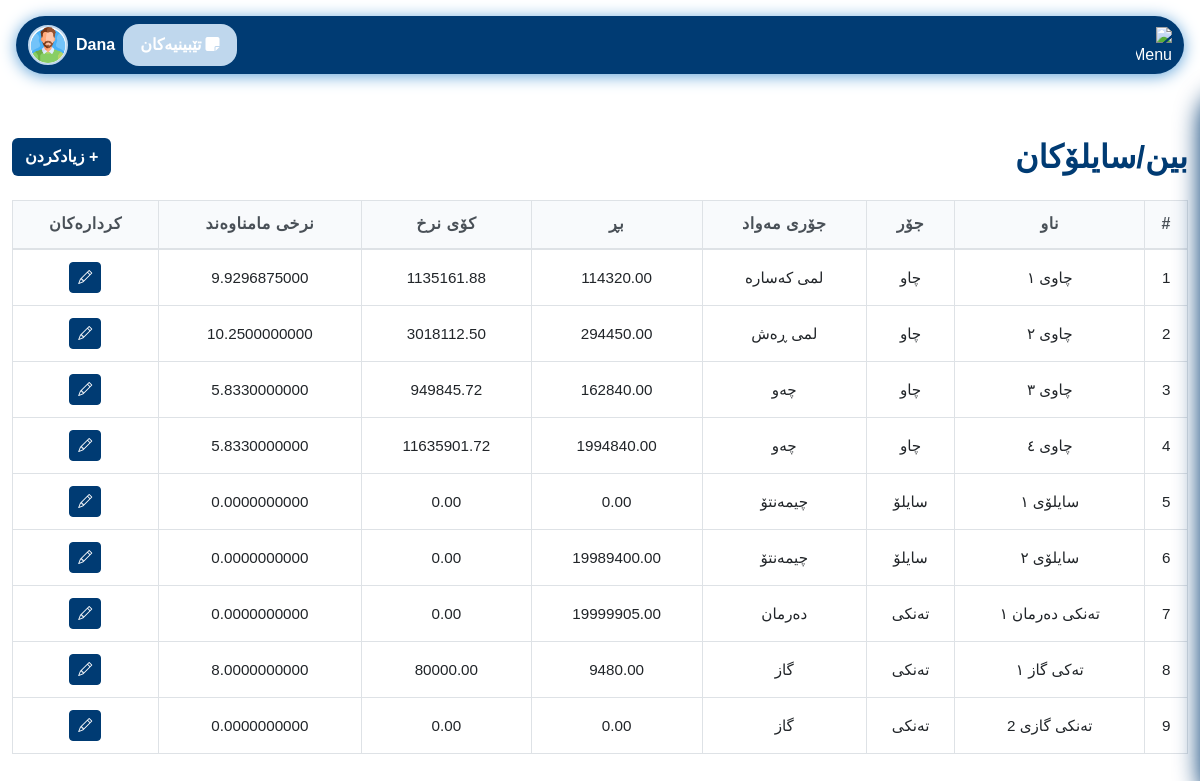
The app's page /pages/bins_silos.php (signed in), older data.
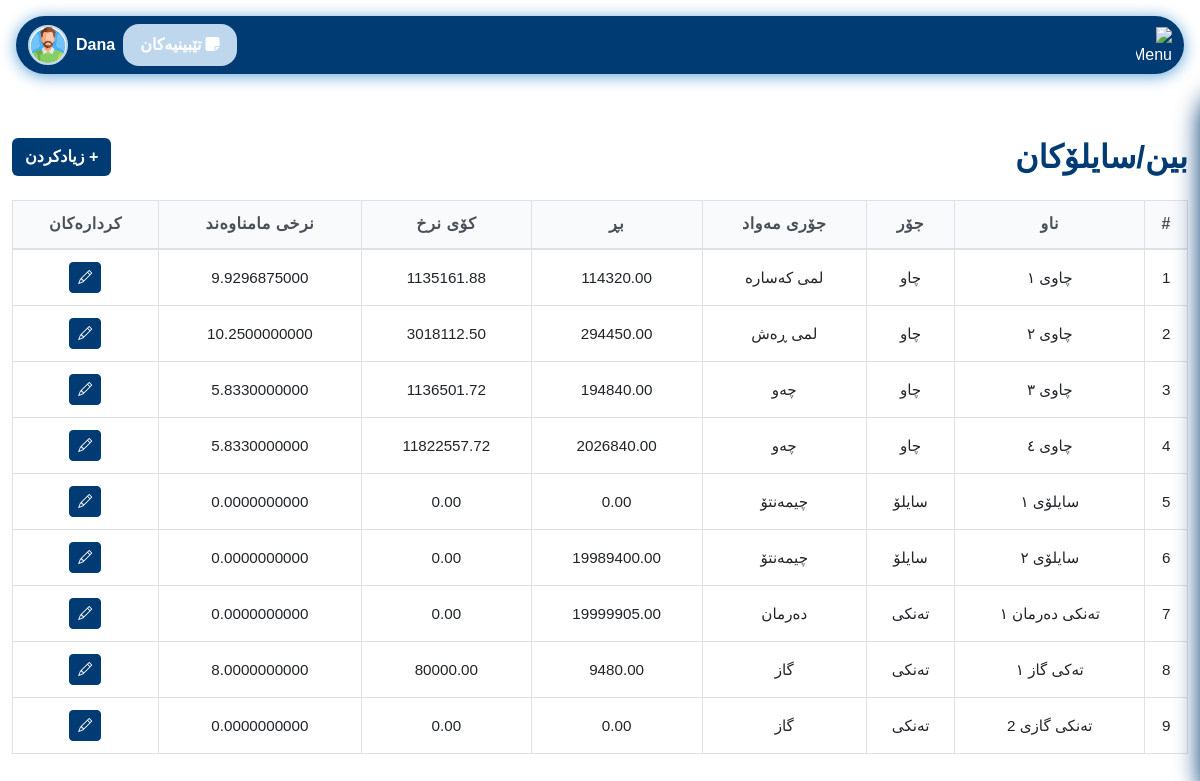
The same page, newer data.
### tables this page shows
CREATE TABLE `bins_silos` (
  `id` int(11) NOT NULL,
  `name` varchar(50) DEFAULT NULL,
  `type` enum('چاو','سایلۆ','تەنکی','عەمبار') DEFAULT NULL,
  `material_type` varchar(50) DEFAULT NULL,
  `amount` decimal(10,2) DEFAULT 0.00,
  `total_value` decimal(12,2) DEFAULT 0.00,
  `average_price` decimal(15,10) DEFAULT NULL
);

### config/permissions.php (called while the page is built, shortened)
<?php
function hasPermission($perm) {
    global $pdo;
    $role = $_SESSION['role'];
    if ($role === 'admin') return true;
    $stmt = $pdo->prepare('SELECT COUNT(*) FROM role_permissions rp JOIN permissions p ON rp.permission_id = p.id WHERE rp.role = ? AND p.name = ?');
    $stmt->execute([$role, $perm]);
    $result = $stmt->fetchColumn();
    return $result > 0;
}

### pages/bins_silos.php (the view, shortened to what this page needs)
<?php
require_once '../config/db_conected.php';
require_once '../config/permissions.php';
$bins = $pdo->query("SELECT * FROM bins_silos")->fetchAll(PDO::FETCH_ASSOC);
?>
<!DOCTYPE html>
<html lang="ku">
<head>
    <link href="https://cdn.jsdelivr.net/npm/bootstrap@5.3.0/dist/css/bootstrap.rtl.min.css" rel="stylesheet">
    <link href="../assets/css/login.css" rel="stylesheet">
    <link href="../assets/css/variables.css" rel="stylesheet">
    <link href="../assets/css/nav.css" rel="stylesheet">
    <link href="../assets/css/comon/table.css" rel="stylesheet">
    <link href="../assets/css/comon/style.css" rel="stylesheet">
    <link href="../assets/css/comon/select2_design.css" rel="stylesheet">
    <link rel="stylesheet" href="https://cdn.jsdelivr.net/npm/select2-bootstrap-5-theme@1.3.0/dist/select2-bootstrap-5-theme.rtl.min.css" />
    <link rel="stylesheet" href="https://cdnjs.cloudflare.com/ajax/libs/font-awesome/6.4.2/css/all.min.css">
    <link href="../assets/css/kurdish-font.css" rel="stylesheet">
</head>
<body dir="rtl">
<?php include '../includes/navbar.php'; ?>
<div class="container-fluid py-5">
    <div class="d-flex justify-content-between align-items-center mb-4">
        <h2 class="mb-0" style="color: var(--seafoam-green); font-weight: bold;">بین/سایلۆکان</h2>
        <?php if (hasPermission('add_material')): ?>
        <button class="btn" data-bs-toggle="modal" data-bs-target="#addBinModal" style="background: var(--seafoam-green); color:white; font-weight: bold;">+ زیادکردن</button>
        <?php endif; ?>
    </div>
    <div class="table-responsive">
        <table class="table table-bordered table-hover align-middle text-center" id="binsTable">
            <thead style="background: var(--kelly-green); color: var(--seafoam-green);">
                <tr>
                    <th>#</th>
                    <th>ناو</th>
                    <th>جۆر</th>
                    <th>جۆری مەواد</th>
                    <th>بڕ</th>
                    <th>کۆی نرخ</th>
                    <th>نرخی مامناوەند</th>
                    <th>کردارەکان</th>
                </tr>
            </thead>
            <tbody>
                <?php if (count($bins) === 0): ?>
                <tr>
                    <td colspan="8">هیچ داتایەک نییە</td>
                </tr>
                <?php else: ?>
                    <?php foreach ($bins as $i => $bin): ?>
                    <tr>
                        <td><?= $i+1 ?></td>
                        <td><?= htmlspecialchars($bin['name']) ?></td>
                        <td><?= htmlspecialchars($bin['type']) ?></td>
                        <td><?= htmlspecialchars($bin['material_type']) ?></td>
                        <td><?= htmlspecialchars($bin['amount']) ?></td>
                        <td><?= htmlspecialchars($bin['total_value']) ?></td>
                        <td><?= htmlspecialchars($bin['average_price']) ?></td>
                        <td>
                            <?php if (hasPermission('edit_material')): ?>
                            <button class="btn btn-sm btn-primary edit-btn" data-id="<?= $bin['id'] ?>" data-name="<?= htmlspecialchars($bin['name']) ?>" data-type="<?= htmlspecialchars($bin['type']) ?>" data-material_type="<?= htmlspecialchars($bin['material_type']) ?>" data-amount="<?= htmlspecialchars($bin['amount']) ?>" data-total_value="<?= htmlspecialchars($bin['total_value']) ?>" data-average_price="<?= htmlspecialchars($bin['average_price']) ?>" aria-label="نوێکردنەوە"><i class="bi bi-pencil"></i></button>
                            <?php endif; ?>
                        </td>
                    </tr>
                    <?php endforeach; ?>
                <?php endif; ?>
            </tbody>
        </table>
    </div>
</div>
</body>
</html>

### includes/navbar.php (shortened to what this page needs)
<?php require_once '../config/permissions.php'; ?>
<link href="../assets/css/variables.css" rel="stylesheet">
<link rel="stylesheet" href="https://cdn.jsdelivr.net/npm/bootstrap-icons@1.13.1/font/bootstrap-icons.min.css">
<link rel="stylesheet" href="https://cdnjs.cloudflare.com/ajax/libs/font-awesome/6.4.2/css/all.min.css">
<link href="../assets/css/nav.css" rel="stylesheet">
<link href="../assets/css/sidebar.css" rel="stylesheet">
<nav class="navbar navbar-expand-lg sticky-top" style="background: var(--seafoam-green); border-radius: 2rem; box-shadow: 0 2px 16px 0 var(--spearmint, #94c973); margin: 1rem;">
  <div class="container-fluid d-flex align-items-center justify-content-between">
    <div class="d-flex align-items-center gap-3">
      <img src="../assets/images/menu.svg" alt="Menu" style="height: 36px; width: 36px; color: white;" />
    </div>
    <div class="flex-grow-1 d-flex justify-content-end align-items-center gap-2 position-relative" id="userDropdownContainer">
      <?php if (hasPermission('view_notes')): ?>
        <a href="../pages/notes.php" class="btn position-relative" style="background: var(--kelly-green); color:white; font-weight: bold; border-radius: 1rem; padding: 0.5rem 1rem;">
          <i class="fas fa-sticky-note me-1"></i>تێبینیەکان
        </a>
      <?php endif; ?>
      <span style="color: #fff; font-weight: bold; font-size: 1rem; cursor: pointer;" id="userDropdownToggle">
            <?php echo $_SESSION['username'] ?? 'User'; ?>
          </span>
      <img src="../assets/images/user.png" alt="User" style="width: 40px; height: 40px; border-radius: 50%; object-fit: cover; background: #fff; border: 2px solid var(--kelly-green); cursor: pointer;" id="userDropdownImg" />
    </div>
  </div>
</nav>

### assets/css/login.css (style rules this page uses)
body, input, button, label, h1, h2, h3, h4, h5, h6 { font-family: 'Rabar_021', sans-serif !important; }

### assets/css/variables.css (style rules this page uses)
:root { --lime-green: #0074b7; --kelly-green: #bfd7ed; --seafoam-green: #003b73; --spearmint: #60a3d9; --warning: #ffc107; }
.btn-primary { background-color: var(--seafoam-green) !important; border-color: var(--seafoam-green) !important; }

### assets/css/comon/table.css (style rules this page uses)
:root { --primary-blue: #3b82f6; --secondary-purple: #8b5cf6; --accent-orange: #f59e0b; --neutral-gray: #6b7280; --light-gray: #f8fafc; --ultra-light-gray: #f1f5f9; --white: #ffffff; --dark-text: #1e293b; --light-text: #64748b; --border-color: #e2e8f0; --shadow-light: rgba(15, 23, 42, 0.08); --shadow-medium: rgba(15, 23, 42, 0.12); --shadow-dark: rgba(15, 23, 42, 0.20); --border-radius: 12px; --border-radius-sm: 8px; --transition: all 0.2s cubic-bezier(0.4, 0, 0.2, 1); }
.table { width: 100%; border-collapse: collapse; font-family: 'Rabar_021', sans-serif; font-size: 0.95rem; line-height: 1.4; background: var(--white); }
.table thead { background: var(--light-gray); position: sticky; top: 0; z-index: 10; }
.table thead th { background-color: var(--light-gray); border-bottom: 2px solid #dee2e6; font-weight: 600; color: #495057; padding: 12px 8px; text-align: center; vertical-align: middle; font-size: 1rem; letter-spacing: 0.5px; position: relative; }
.table tbody tr { transition: var(--transition); border-bottom: 1px solid #dee2e6; }
.table tbody td { padding: 12px 8px; vertical-align: middle; border-bottom: 1px solid #dee2e6; }
.table td, .table th { padding: 12px 8px; text-align: center; vertical-align: middle; word-wrap: break-word; white-space: nowrap; overflow: hidden; text-overflow: ellipsis; }
.table-responsive { overflow-x: auto; -webkit-overflow-scrolling: touch; scrollbar-width: thin; scrollbar-color: var(--primary-green) var(--ultra-light-green); }

### assets/css/comon/style.css (style rules this page uses)
html { scrollbar-color: #003b73 #f1f1f1; scrollbar-width: thin; }

Row changes from the older to the newer data that the page shows:
changed bins_silos "چاوی ٣": amount "162840.00" → "194840.00"; total_value "949845.72" → "1136501.72"
changed bins_silos "چاوی ٤": amount "1994840.00" → "2026840.00"; total_value "11635901.72" → "11822557.72"
